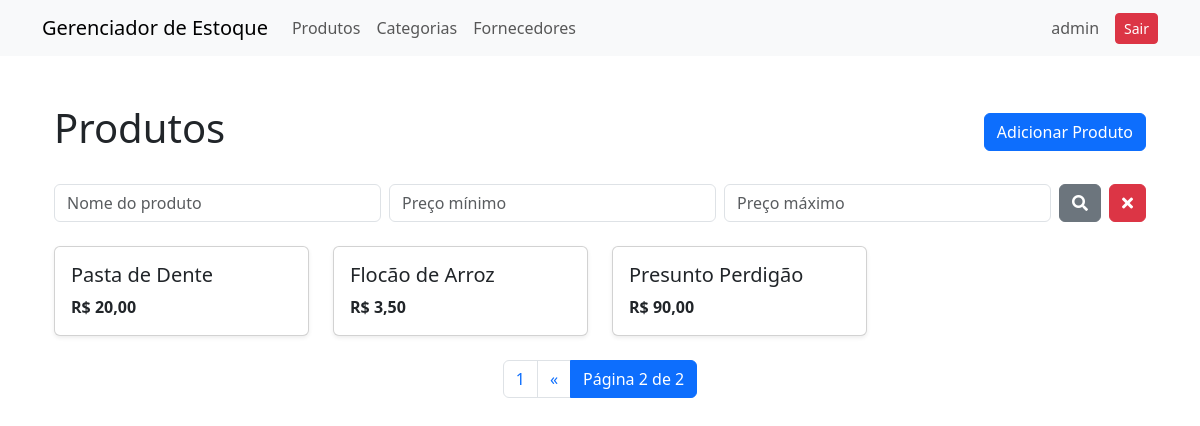
The page /estoque/produtos/page/2/ (signed in) on the database as committed earlier.
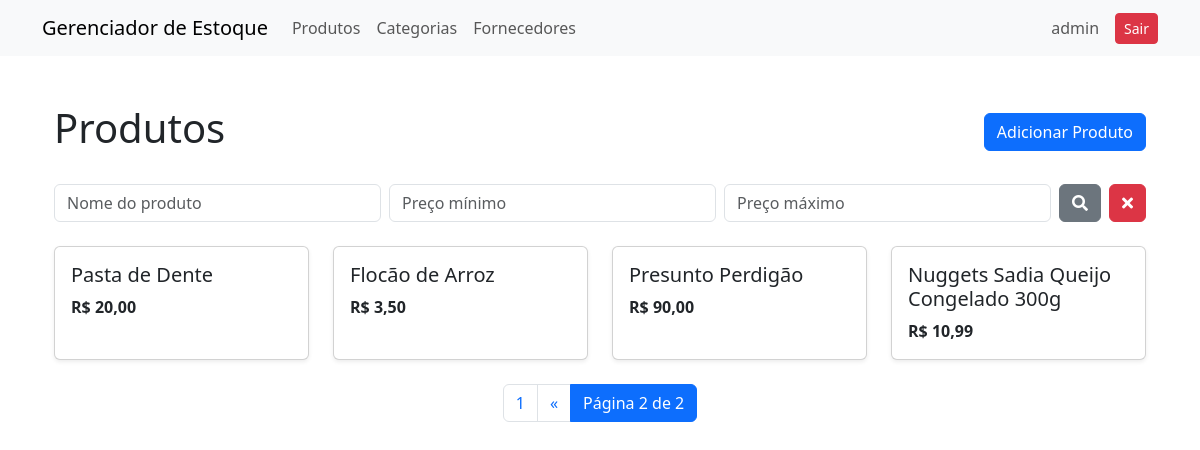
The same page on the database as committed later.
### estoque/models.py (models this page shows, shortened)
class Produto(models.Model):
    nome = models.CharField(max_length=250)
    codigo = models.CharField(max_length=15, unique=True)
    descricao = models.TextField(null=True, blank=True)
    preco = models.DecimalField(max_digits=10, decimal_places=2)
    quantidade_estoque = models.IntegerField()
    data_criacao = models.DateTimeField(auto_now_add=True)
    categorias = models.ManyToManyField(Categoria)
    fornecedor = models.ForeignKey(Fornecedor, on_delete=models.CASCADE, default=None)

### estoque/views/produtos.py (the view)
# urls.py: path('produtos/', ProdutoListView.as_view(), name="produtos"),
class ProdutoListView(LoginRequiredMixin, ListView):
    model = Produto
    template_name = "produto.html"
    context_object_name = "produtos"
    paginate_by = 5
    def get_queryset(self):
        q_nome = self.request.GET.get("nome", "")
        q_p_min = self.request.GET.get("p_min")
        q_p_max = self.request.GET.get("p_max")
        object_list = self.model.objects.all()
        if q_nome:
            object_list = object_list.filter(nome__icontains=q_nome)
        if q_p_min:
            object_list = object_list.filter(preco__gte=float(q_p_min))
        if q_p_max:
            object_list = object_list.filter(preco__lte=float(q_p_max))
        return object_list

### estoque/templates/produto.html (shortened to what this page needs)
{% extends 'base.html' %}
{% block content %}
<div class="container my-5">
    <div class="d-flex align-items-center justify-content-between mb-4">
        <h1>Produtos</h1>
        <a class="btn btn-primary" href="{% url 'produto-create' %}" role="button">Adicionar Produto</a>
    </div>
    <div class="mb-4">
        <form action="{% url 'produtos' %}" method="get" class="d-flex gap-2">
            <input type="text" name="nome" class="form-control" placeholder="Nome do produto"
                value="{{ request.GET.nome }}">
            <input type="number" name="p_min" step="0.01" class="form-control" placeholder="Preço mínimo"
                value="{{ request.GET.p_min }}">
            <input type="number" name="p_max" step="0.01" class="form-control" placeholder="Preço máximo"
                value="{{ request.GET.p_max }}">
            <button type="submit" class="btn btn-secondary">
                <i class="fas fa-search"></i>
            </button>
            <a href="{% url 'produtos' %}" class="btn btn-danger">
                <i class="fas fa-times"></i>
            </a>
        </form>
    </div>
    <div class="row row-cols-1 row-cols-sm-2 row-cols-md-3 row-cols-lg-4 g-4">
        {% for produto in produtos %}
        <div class="col">
            <a href="{% url 'produto-detail' produto.id %}" class="text-decoration-none text-dark">
                <div class="card h-100 shadow-sm">
                    <div class="card-body">
                        <h5 class="card-title">{{ produto.nome }}</h5>
                        <p class="card-text fw-bold">R$ {{ produto.preco }}</p>
                    </div>
                </div>
            </a>
        </div>
        {% empty %}
        <p class="text-muted">Nenhum produto encontrado.</p>
        {% endfor %}
    </div>
    <div class="d-flex justify-content-center mt-4">
        <nav>
            <ul class="pagination">
                {% if page_obj.has_previous %}
                <li class="page-item">
                    <a class="page-link"
                        href="{% url 'produtos-list-paginated' 1 %}{% if request.GET %}?{{ request.GET.urlencode }}{% endif %}">1</a>
                </li>
                <li class="page-item">
                    <a class="page-link"
                        href="{% url 'produtos-list-paginated' page_obj.previous_page_number %}{% if request.GET %}?{{ request.GET.urlencode }}{% endif %}">&laquo;</a>
                </li>
                {% endif %}
                <li class="page-item active">
                    <span class="page-link">Página {{ page_obj.number }} de {{ page_obj.paginator.num_pages }}</span>
                </li>
            </ul>
        </nav>
    </div>
</div>
{% endblock %}

Rows that differ between the two databases and show on the page:
added Produto: nome "Nuggets Sadia Queijo Congelado 300g", preco "10,99"
